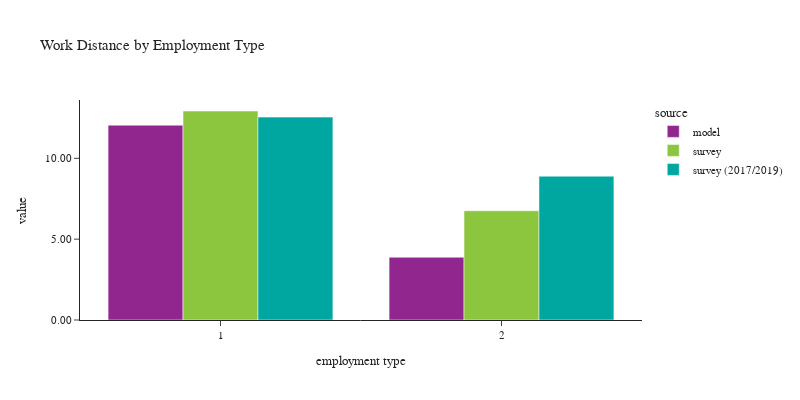

The code cell stored with this chart in its notebook:
### Code cell
plot_work_location(df_workers, 'pwtyp', 'Employment Type', 'employment type')

### Figure 1 — Plotly figure (JSON) as saved in the notebook; plotly's stock layout.template omitted (floating-point values rounded to 4 significant figures)
{"data": [{"alignmentgroup": "True", "customdata": [[1777119], [433049]], "hovertemplate": "source=model<br>pwtyp=%{x}<br>value=%{y}<br>sample count=%{customdata[0]}<extra></extra>", "legendgroup": "model", "marker": {"color": "#91268F", "pattern": {"shape": ""}}, "name": "model", "offsetgroup": "model", "orientation": "v", "showlegend": true, "textposition": "auto", "type": "bar", "x": [1, 2], "xaxis": "x", "y": [12.05, 3.881], "yaxis": "y"}, {"alignmentgroup": "True", "customdata": [[2176], [430]], "hovertemplate": "source=survey<br>pwtyp=%{x}<br>value=%{y}<br>sample count=%{customdata[0]}<extra></extra>", "legendgroup": "survey", "marker": {"color": "#8CC63E", "pattern": {"shape": ""}}, "name": "survey", "offsetgroup": "survey", "orientation": "v", "showlegend": true, "textposition": "auto", "type": "bar", "x": [1, 2], "xaxis": "x", "y": [12.93, 6.755], "yaxis": "y"}, {"alignmentgroup": "True", "customdata": [[4861], [734]], "hovertemplate": "source=survey (2017/2019)<br>pwtyp=%{x}<br>value=%{y}<br>sample count=%{customdata[0]}<extra></extra>", "legendgroup": "survey (2017/2019)", "marker": {"color": "#00A7A0", "pattern": {"shape": ""}}, "name": "survey (2017/2019)", "offsetgroup": "survey (2017/2019)", "orientation": "v", "showlegend": true, "textposition": "auto", "type": "bar", "x": [1, 2], "xaxis": "x", "y": [12.55, 8.894], "yaxis": "y"}], "layout": {"barmode": "group", "font": {"size": 11}, "height": 400, "legend": {"title": {"text": "source"}, "tracegroupgap": 0}, "title": {"text": "Work Distance by Employment Type"}, "width": 800, "xaxis": {"anchor": "y", "domain": [0.0, 1.0], "title": {"text": "employment type"}}, "yaxis": {"anchor": "x", "domain": [0.0, 1.0], "tickformat": ".2f", "title": {"text": "value"}}}}
